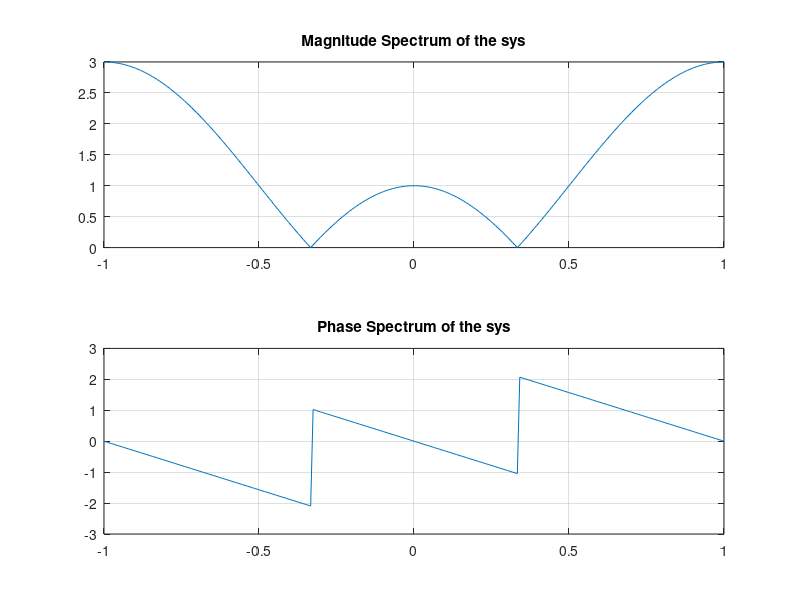

Write the MATLAB code that produced this figure.
function ktra4
clc;clear all;close all;
num1 = [1 0 0 1] ; 
den1 = [1 1] ;
w = -pi:2*pi/255:pi ; 
h3 = freqz(num1,den1,w) ; 
figure(1);
subplot(211) ; 
plot(w/pi,abs(h3));grid ; 
title('Magnitude Spectrum of the sys');
subplot(212);
plot(w/pi,angle(h3)); grid ; 
title('Phase Spectrum of the sys') ;
